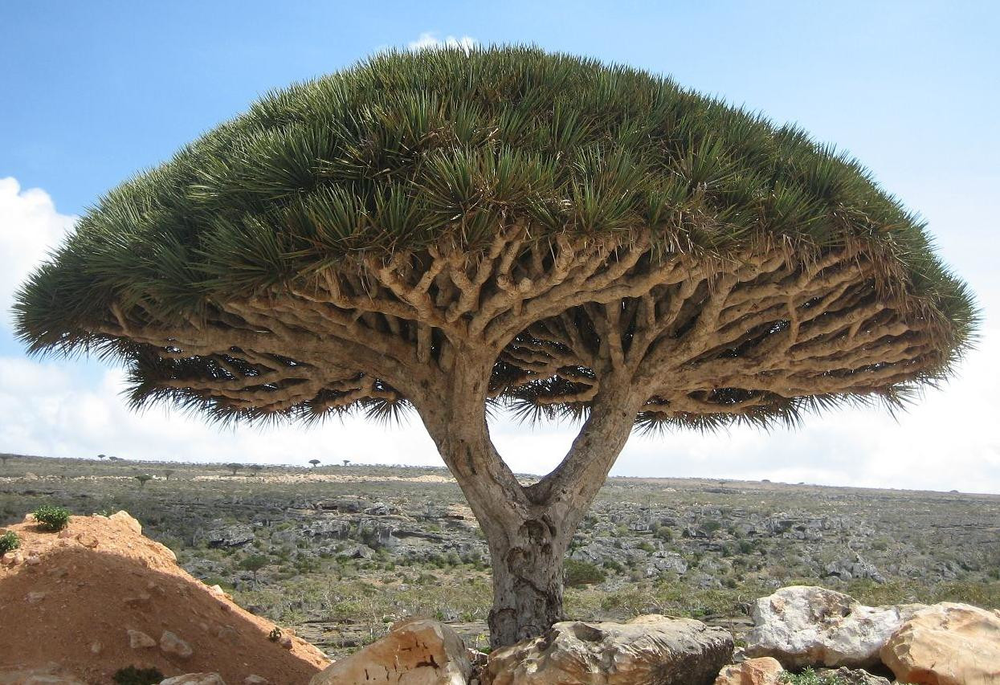
#> input picture Socotra_dragon_tree.png, 1000 x 685 px, shrunk from 1245 x 853 before the run
$ python result_afficher.py
#> lines starting #> are read from the running program, lines starting #| are printed output that depends on the picture
# Pillow 6.0.0
# importation du module Image de la librairie Pillow
from PIL import Image

# ouverture de l'image
img = Image.open('Socotra_dragon_tree.png')
#> img is the input picture: PIL image 1000x685 RGB; mean R, G, B 130.1, 131.5, 126
# affichage de l'image
img.show()
# affichage de la taille de l'image (en pixels)
print(img.size)
#| (1000, 685)
# conversion au format PPM (en couleur) et enregistrement de l'image
img.save('Socotra_dragon_tree.ppm','PPM')
img.show()
# conversion en niveau de gris (pour obtenir le format PGM)
img0 = img.convert('L')
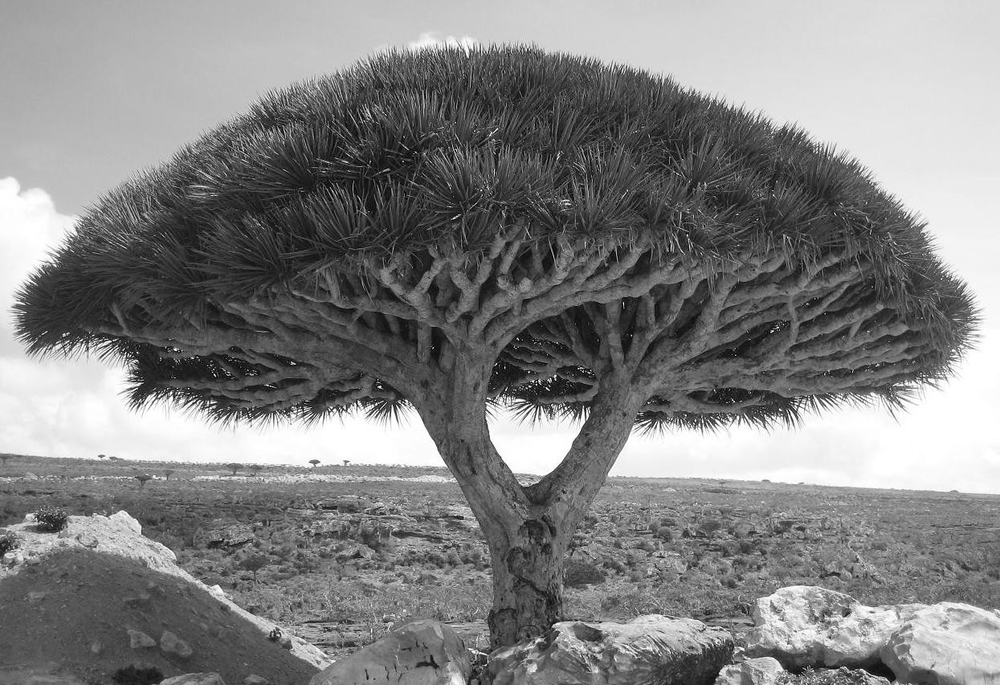
#> img0: PIL image 1000x685 L; min 0, max 255, mean 130.4
# enregistrement dans le fichier Socotra_dragon_tree.pgm
img0.save('Socotra_dragon_tree.pgm')
img0.show()

# retournement de l'image
img1 = img0.rotate(180)
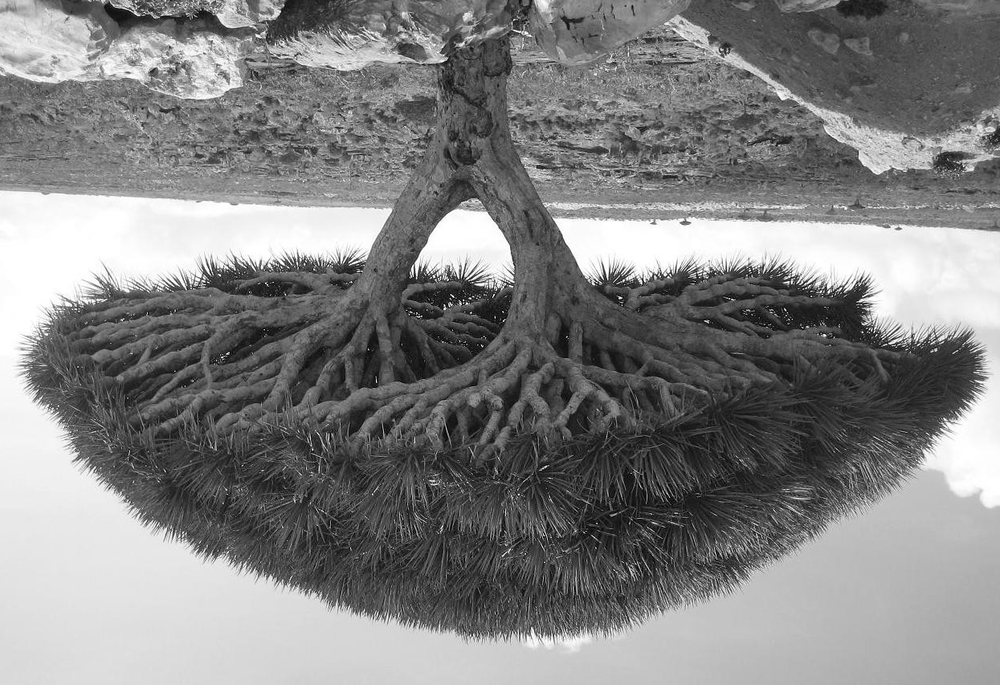
#> img1: PIL image 1000x685 L; min 0, max 255, mean 130.4
# affichage et enregistrement de l'image retournée
img1.show()
img1.save('image_retourne.pgm')

# miroir horizontal
img2 = img0.transpose(Image.FLIP_LEFT_RIGHT)
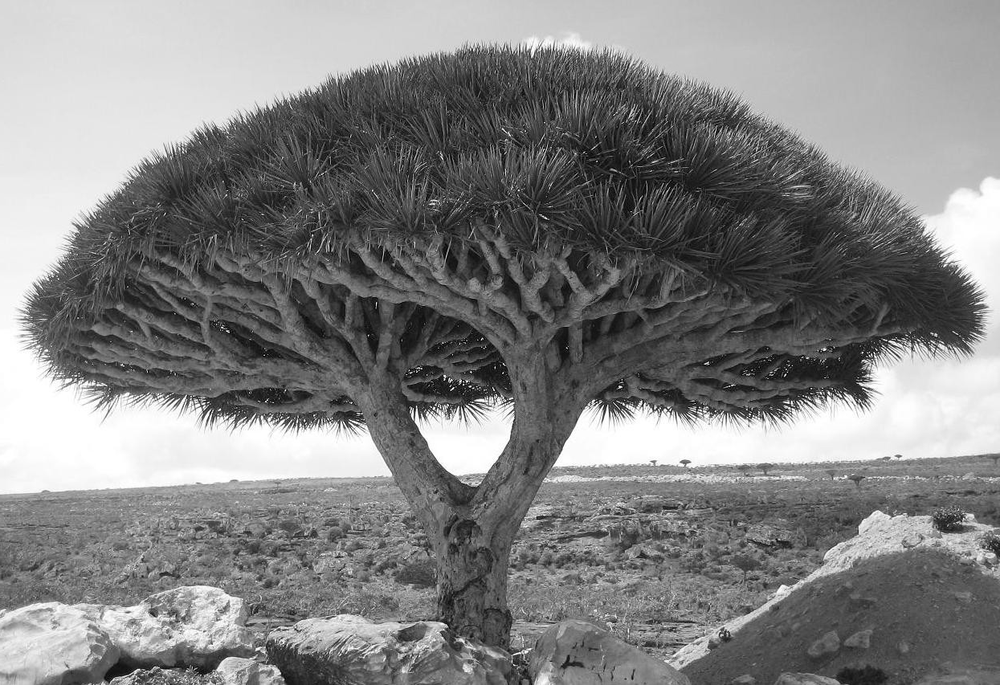
#> img2: PIL image 1000x685 L; min 0, max 255, mean 130.4
img2.show()
img2.save('image_miroir_horizontal.pgm')

# miroir vertical
img3 = img0.transpose(Image.FLIP_TOP_BOTTOM)
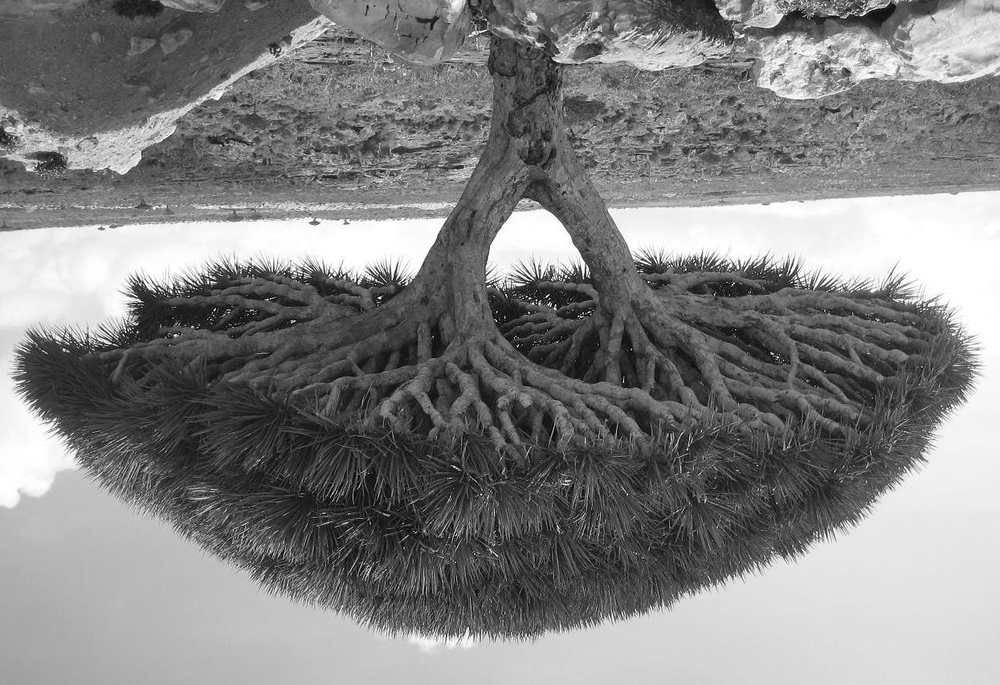
#> img3: PIL image 1000x685 L; min 0, max 255, mean 130.4
img3.show()
img3.save('image_miroir_vertical.pgm')
